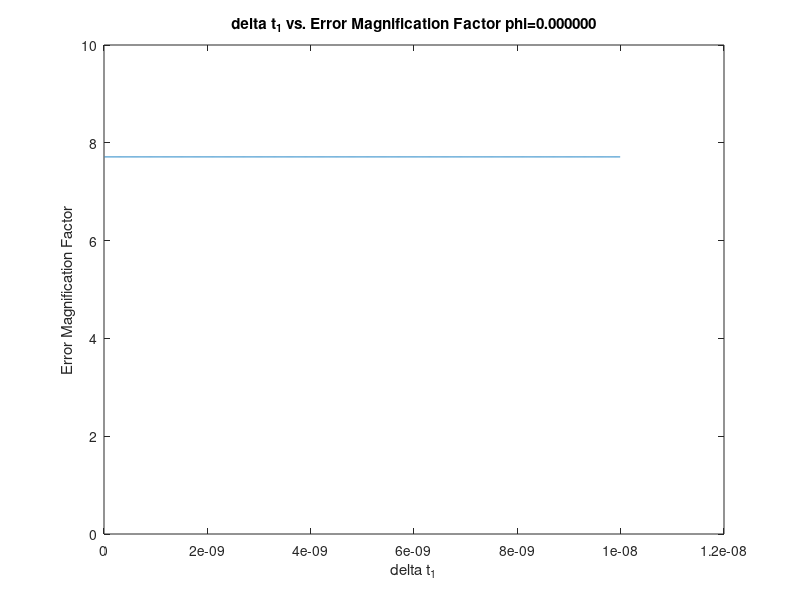

Reproduce this figure in MATLAB. (Note: this script raises an error after producing the figure.)
% Project 2 Part 5

clear all;close all;

%--------------------------------------------------------------------------
%                             Define values
%--------------------------------------------------------------------------


    c=299792.458;
    
    d = 0.0001;

    rho=26570;
    
filename = 'errorgraph.gif';
for running=1:50


    
    %%%%%%% Unbunched %%%%%%%%
   
    phi1=pi/2*(running-1)*2/110;
    phi2=pi/2*(running-1)*2/110;
    phi3=pi/2*(running-1)*2/110;
    phi4=pi/2*(running-1)*2/110;
    fff=pi/2*(running-1)*2/110;
    theta1=0;
    theta2=1/2*pi;
    theta3=pi;
    theta4=3/2*pi;
   
    A1=rho*cos(phi1)*cos(theta1);
    A2=rho*cos(phi2)*cos(theta2);
    A3=rho*cos(phi3)*cos(theta3);
    A4=rho*cos(phi4)*cos(theta4);
    
    B1=rho*cos(phi1)*sin(theta1);
    B2=rho*cos(phi2)*sin(theta2);
    B3=rho*cos(phi3)*sin(theta3);
    B4=rho*cos(phi4)*sin(theta4);
    
    C1=rho*sin(theta1);
    C2=rho*sin(theta2);
    C3=rho*sin(theta3);
    C4=rho*sin(theta4);
    
    R1=sqrt(A1^2+B1^2+(C1-6370)^2);
    R2=sqrt(A2^2+B2^2+(C2-6370)^2);
    R3=sqrt(A3^2+B3^2+(C3-6370)^2);
    R4=sqrt(A4^2+B4^2+(C4-6370)^2);
    
    
    t1=d+R1/c;
    t2=d+R2/c;
    t3=d+R3/c;
    t4=d+R4/c;
   
    
%--------------------------------------------------------------------------    
    
    
    told=t1;

    plotpoints=1000; %number of points plotted


    for run=1:plotpoints
    
    xxaxis(run,1)=t1-told;
    
%--------------------------------------------------------------------------
%                      Multivariate Newton's Method
%--------------------------------------------------------------------------
x = 0;
y = 0;
z = 6370;

num=2;     % the number of times Newton's method will be run

for i=1:num
 
F1 = ((x-A1)^2+(y-B1)^2+(z-C1)^2)-(c*(t1-d))^2;
F2 = ((x-A2)^2+(y-B2)^2+(z-C2)^2)-(c*(t2-d))^2;
F3 = ((x-A3)^2+(y-B3)^2+(z-C3)^2)-(c*(t3-d))^2;
F4 = ((x-A4)^2+(y-B4)^2+(z-C4)^2)-(c*(t4-d))^2;

Re = [2*(x-A1), 2*(y-B1), 2*(z-C1), 2*(c*(t1-d))*c, 1, 0, 0, 0;...
      2*(x-A2), 2*(y-B2), 2*(z-C2), 2*(c*(t2-d))*c, 0, 1, 0, 0;...
      2*(x-A3), 2*(y-B3), 2*(z-C3), 2*(c*(t3-d))*c, 0, 0, 1, 0;...
      2*(x-A4), 2*(y-B4), 2*(z-C4), 2*(c*(t4-d))*c, 0, 0, 0, 1];

%-----------------------Gaussian Elimination-------------------------------
  
for col=1:3;
    for row=1+col:4;
        Re(col,:)=Re(col,:)./Re(col,col);
        Re(row,:)=Re(row,:) - Re(row,col)*Re(col,:);
    end
end

Re(4,:)=Re(4,:)/Re(4,4);

for col=4:-1:2
    for row=col-1:-1:1
        Re(row,:)=Re(row,:)-Re(row,col)*Re(col,:);
    end
end

%--------------------------------------------------------------------------

Rinv=Re(:,5:8);

%Outputs from Newton's Method

v = [x,y,z,d]' - Rinv*[F1,F2,F3,F4]';
   

x=v(1);
y=v(2);
z=v(3);
d=v(4);

end



if run==1;
    xold=v(1);
    yold=v(2);
    zold=v(3);
    dold=v(4);
end

if run~=1;
    xnew(run-1,:)=v(1);
    ynew(run-1,:)=v(2);
    znew(run-1,:)=v(3);
    dnew(run-1,:)=v(4);
    
    maximum_position_error(run,:)=max([abs(xnew(run-1,:)-xold),abs(ynew(run-1,:)-yold),abs(znew(run-1,:)-zold)]);
    
    error_magnification_factor(run,:)=maximum_position_error(run,:)/(c*xxaxis(run,1));
end
%--------------------------------------------------------------------------

t1=t1+10^(-11);

    end %end of run

%-------------- Making data of error magnification factor -----------------
    
maximum_position_error(1,:)=0;
error_magnification_factor(1,:)=0;

%--------------------------------------------------------------------------


%       Plot delta ti vs. error magnification factor
figure(1)
plot(xxaxis(2:end),error_magnification_factor(2:end));

ylim([0 10])
xlabel('delta t_1');
ylabel('Error Magnification Factor');

title(sprintf('delta t_1 vs. Error Magnification Factor phi=%f',fff))

%       Plot delta ti vs. error magnification factor
% figure(2)
% plot(xxaxis,maximum_position_error);
% 
% xlabel('delta t_1');
% ylabel('Maximum Position Error');
% 
% title('delta t_1 vs. Maximum Position Error')

drawnow;
    frame = getframe(1);
    im = frame2im(frame);
    [imind,cm] = rgb2ind(im,256);
    if running == 1;
        imwrite(imind,cm,filename,'gif', 'Loopcount',inf);
    else
        imwrite(imind,cm,filename,'gif','WriteMode','append');
    end
end